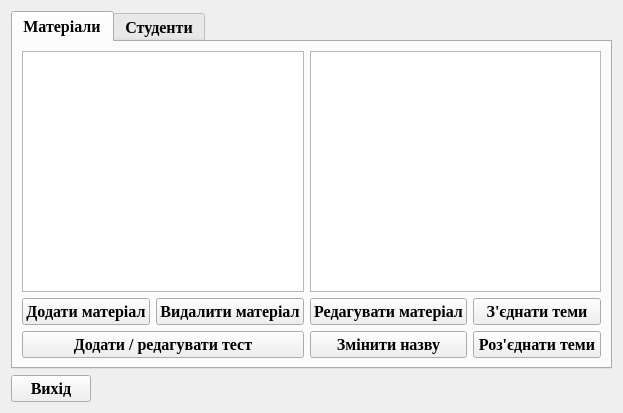
<?xml version="1.0" encoding="UTF-8"?>
<ui version="4.0">
 <class>TutorForm</class>
 <widget class="QDialog" name="TutorForm">
  <property name="geometry">
   <rect>
    <x>0</x>
    <y>0</y>
    <width>623</width>
    <height>413</height>
   </rect>
  </property>
  <property name="font">
   <font>
    <family>Times New Roman</family>
    <pointsize>12</pointsize>
   </font>
  </property>
  <property name="windowTitle">
   <string>Форма викладача</string>
  </property>
  <layout class="QVBoxLayout" name="verticalLayout">
   <item>
    <widget class="QTabWidget" name="tabWidget">
     <property name="font">
      <font>
       <family>Times New Roman</family>
       <pointsize>12</pointsize>
       <weight>75</weight>
       <bold>true</bold>
      </font>
     </property>
     <property name="currentIndex">
      <number>0</number>
     </property>
     <widget class="QWidget" name="Materials">
      <attribute name="title">
       <string>Матеріали</string>
      </attribute>
      <layout class="QGridLayout" name="gridLayout_3">
       <item row="0" column="0">
        <layout class="QGridLayout" name="materialFormLayout" columnstretch="2,3">
         <item row="0" column="1">
          <layout class="QVBoxLayout" name="materialLayout" stretch="1,0">
           <item>
            <widget class="QTextEdit" name="materialEdit">
             <property name="font">
              <font>
               <family>Times New Roman</family>
               <pointsize>12</pointsize>
               <weight>50</weight>
               <bold>false</bold>
              </font>
             </property>
             <property name="html">
              <string>&lt;!DOCTYPE HTML PUBLIC &quot;-//W3C//DTD HTML 4.0//EN&quot; &quot;http://www.w3.org/TR/REC-html40/strict.dtd&quot;&gt;
&lt;html&gt;&lt;head&gt;&lt;meta name=&quot;qrichtext&quot; content=&quot;1&quot; /&gt;&lt;style type=&quot;text/css&quot;&gt;
p, li { white-space: pre-wrap; }
&lt;/style&gt;&lt;/head&gt;&lt;body style=&quot; font-family:'Times New Roman'; font-size:12pt; font-weight:400; font-style:normal;&quot;&gt;
&lt;p style=&quot;-qt-paragraph-type:empty; margin-top:0px; margin-bottom:0px; margin-left:0px; margin-right:0px; -qt-block-indent:0; text-indent:0px; font-family:'Times New Roman'; font-weight:600;&quot;&gt;&lt;br /&gt;&lt;/p&gt;&lt;/body&gt;&lt;/html&gt;</string>
             </property>
            </widget>
           </item>
           <item>
            <layout class="QHBoxLayout" name="materialOperationsLayout" stretch="0,0">
             <item>
              <layout class="QVBoxLayout" name="editOperationsLayout">
               <item>
                <widget class="QPushButton" name="EditMaterial">
                 <property name="font">
                  <font>
                   <family>Times New Roman</family>
                   <pointsize>12</pointsize>
                   <weight>75</weight>
                   <bold>true</bold>
                  </font>
                 </property>
                 <property name="text">
                  <string>Редагувати матеріал</string>
                 </property>
                 <property name="autoDefault">
                  <bool>false</bool>
                 </property>
                </widget>
               </item>
               <item>
                <widget class="QPushButton" name="EditName">
                 <property name="font">
                  <font>
                   <family>Times New Roman</family>
                   <pointsize>12</pointsize>
                   <weight>75</weight>
                   <bold>true</bold>
                  </font>
                 </property>
                 <property name="text">
                  <string>Змінити назву</string>
                 </property>
                 <property name="autoDefault">
                  <bool>false</bool>
                 </property>
                </widget>
               </item>
              </layout>
             </item>
             <item>
              <layout class="QVBoxLayout" name="deleteLayout">
               <item>
                <widget class="QPushButton" name="Connection">
                 <property name="font">
                  <font>
                   <family>Times New Roman</family>
                   <pointsize>12</pointsize>
                   <weight>75</weight>
                   <bold>true</bold>
                  </font>
                 </property>
                 <property name="text">
                  <string>З'єднати теми</string>
                 </property>
                 <property name="autoDefault">
                  <bool>false</bool>
                 </property>
                </widget>
               </item>
               <item>
                <widget class="QPushButton" name="DeleteConnection">
                 <property name="text">
                  <string>Роз'єднати теми</string>
                 </property>
                 <property name="autoDefault">
                  <bool>false</bool>
                 </property>
                </widget>
               </item>
              </layout>
             </item>
            </layout>
           </item>
          </layout>
         </item>
         <item row="0" column="0">
          <layout class="QVBoxLayout" name="documentsMaterial" stretch="1,0">
           <item>
            <widget class="QTreeView" name="treeView">
             <property name="font">
              <font>
               <family>Times New Roman</family>
               <pointsize>12</pointsize>
              </font>
             </property>
            </widget>
           </item>
           <item>
            <layout class="QHBoxLayout" name="documentsOperationsLayout">
             <item>
              <layout class="QVBoxLayout" name="addLayout">
               <item>
                <layout class="QHBoxLayout" name="horizontalLayout">
                 <item>
                  <widget class="QPushButton" name="AddMaterial">
                   <property name="font">
                    <font>
                     <family>Times New Roman</family>
                     <pointsize>12</pointsize>
                     <weight>75</weight>
                     <bold>true</bold>
                    </font>
                   </property>
                   <property name="text">
                    <string>Додати матеріал</string>
                   </property>
                   <property name="autoDefault">
                    <bool>false</bool>
                   </property>
                   <property name="default">
                    <bool>false</bool>
                   </property>
                  </widget>
                 </item>
                 <item>
                  <widget class="QPushButton" name="DeleteMaterial">
                   <property name="font">
                    <font>
                     <family>Times New Roman</family>
                     <pointsize>12</pointsize>
                     <weight>75</weight>
                     <bold>true</bold>
                    </font>
                   </property>
                   <property name="text">
                    <string>Видалити матеріал</string>
                   </property>
                   <property name="autoDefault">
                    <bool>false</bool>
                   </property>
                  </widget>
                 </item>
                </layout>
               </item>
               <item>
                <widget class="QPushButton" name="AddTest">
                 <property name="font">
                  <font>
                   <family>Times New Roman</family>
                   <pointsize>12</pointsize>
                   <weight>75</weight>
                   <bold>true</bold>
                  </font>
                 </property>
                 <property name="text">
                  <string>Додати / редагувати тест</string>
                 </property>
                 <property name="autoDefault">
                  <bool>false</bool>
                 </property>
                </widget>
               </item>
              </layout>
             </item>
            </layout>
           </item>
          </layout>
         </item>
        </layout>
       </item>
      </layout>
     </widget>
     <widget class="QWidget" name="Students">
      <property name="font">
       <font>
        <family>Times New Roman</family>
        <pointsize>12</pointsize>
        <weight>75</weight>
        <bold>true</bold>
       </font>
      </property>
      <attribute name="title">
       <string>Студенти</string>
      </attribute>
      <layout class="QGridLayout" name="gridLayout_6">
       <item row="0" column="0">
        <layout class="QGridLayout" name="studentFormLayout" columnstretch="2,3">
         <item row="0" column="1">
          <layout class="QVBoxLayout" name="resultsLayout">
           <item>
            <widget class="QTextBrowser" name="resultsBrowser"/>
           </item>
           <item>
            <layout class="QHBoxLayout" name="resultsOperationsLayout">
             <item>
              <spacer name="resultLeftSpacer">
               <property name="orientation">
                <enum>Qt::Horizontal</enum>
               </property>
               <property name="sizeHint" stdset="0">
                <size>
                 <width>40</width>
                 <height>20</height>
                </size>
               </property>
              </spacer>
             </item>
             <item>
              <widget class="QPushButton" name="Results">
               <property name="font">
                <font>
                 <family>Times New Roman</family>
                 <pointsize>12</pointsize>
                 <weight>75</weight>
                 <italic>false</italic>
                 <bold>true</bold>
                 <underline>false</underline>
                </font>
               </property>
               <property name="text">
                <string>Підсумки</string>
               </property>
              </widget>
             </item>
             <item>
              <spacer name="resultRightSpacer">
               <property name="orientation">
                <enum>Qt::Horizontal</enum>
               </property>
               <property name="sizeHint" stdset="0">
                <size>
                 <width>40</width>
                 <height>20</height>
                </size>
               </property>
              </spacer>
             </item>
            </layout>
           </item>
          </layout>
         </item>
         <item row="0" column="0">
          <layout class="QVBoxLayout" name="studentsLayout">
           <item>
            <widget class="QListView" name="studentsList">
             <property name="font">
              <font>
               <family>Times New Roman</family>
               <pointsize>12</pointsize>
              </font>
             </property>
            </widget>
           </item>
           <item>
            <layout class="QHBoxLayout" name="studentOperationsLayout">
             <item>
              <spacer name="studentLeftSpacer">
               <property name="orientation">
                <enum>Qt::Horizontal</enum>
               </property>
               <property name="sizeHint" stdset="0">
                <size>
                 <width>40</width>
                 <height>20</height>
                </size>
               </property>
              </spacer>
             </item>
             <item>
              <layout class="QVBoxLayout" name="studentOperationLayoutV">
               <item>
                <widget class="QPushButton" name="AddStudent">
                 <property name="font">
                  <font>
                   <family>Times New Roman</family>
                   <pointsize>12</pointsize>
                   <weight>75</weight>
                   <bold>true</bold>
                  </font>
                 </property>
                 <property name="text">
                  <string>Додати студента</string>
                 </property>
                </widget>
               </item>
               <item>
                <widget class="QPushButton" name="UpdateStudent">
                 <property name="font">
                  <font>
                   <family>Times New Roman</family>
                   <pointsize>12</pointsize>
                   <weight>75</weight>
                   <bold>true</bold>
                  </font>
                 </property>
                 <property name="text">
                  <string>Редагувати студента</string>
                 </property>
                </widget>
               </item>
               <item>
                <widget class="QPushButton" name="DeleteStudent">
                 <property name="font">
                  <font>
                   <family>Times New Roman</family>
                   <pointsize>12</pointsize>
                   <weight>75</weight>
                   <bold>true</bold>
                  </font>
                 </property>
                 <property name="text">
                  <string>Видалити студента</string>
                 </property>
                </widget>
               </item>
              </layout>
             </item>
             <item>
              <spacer name="studentRightSpacer">
               <property name="orientation">
                <enum>Qt::Horizontal</enum>
               </property>
               <property name="sizeHint" stdset="0">
                <size>
                 <width>40</width>
                 <height>20</height>
                </size>
               </property>
              </spacer>
             </item>
            </layout>
           </item>
          </layout>
         </item>
        </layout>
       </item>
      </layout>
     </widget>
    </widget>
   </item>
   <item>
    <layout class="QHBoxLayout" name="exitLayout">
     <item>
      <widget class="QPushButton" name="exit">
       <property name="font">
        <font>
         <family>Times New Roman</family>
         <pointsize>12</pointsize>
         <weight>75</weight>
         <bold>true</bold>
        </font>
       </property>
       <property name="text">
        <string>Вихід</string>
       </property>
      </widget>
     </item>
     <item>
      <spacer name="exitLeftSpacer">
       <property name="orientation">
        <enum>Qt::Horizontal</enum>
       </property>
       <property name="sizeHint" stdset="0">
        <size>
         <width>40</width>
         <height>20</height>
        </size>
       </property>
      </spacer>
     </item>
    </layout>
   </item>
  </layout>
 </widget>
 <resources/>
 <connections/>
</ui>
